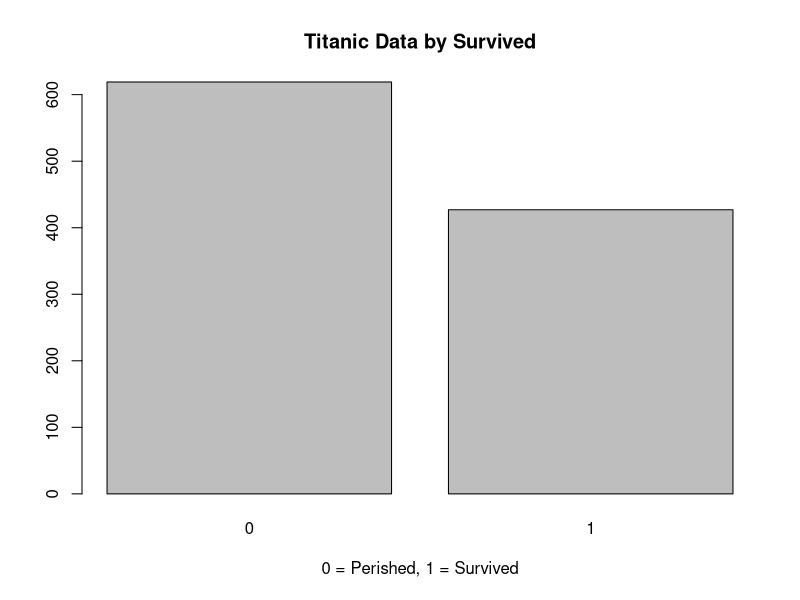
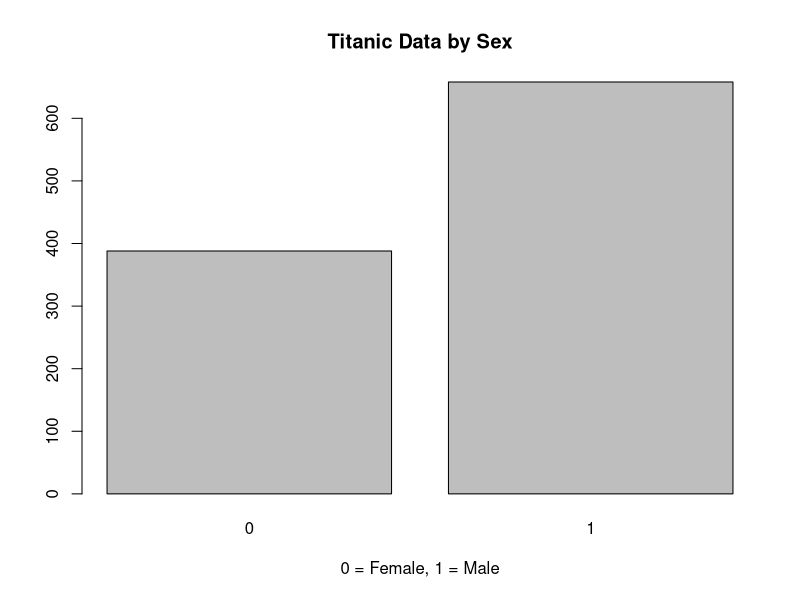
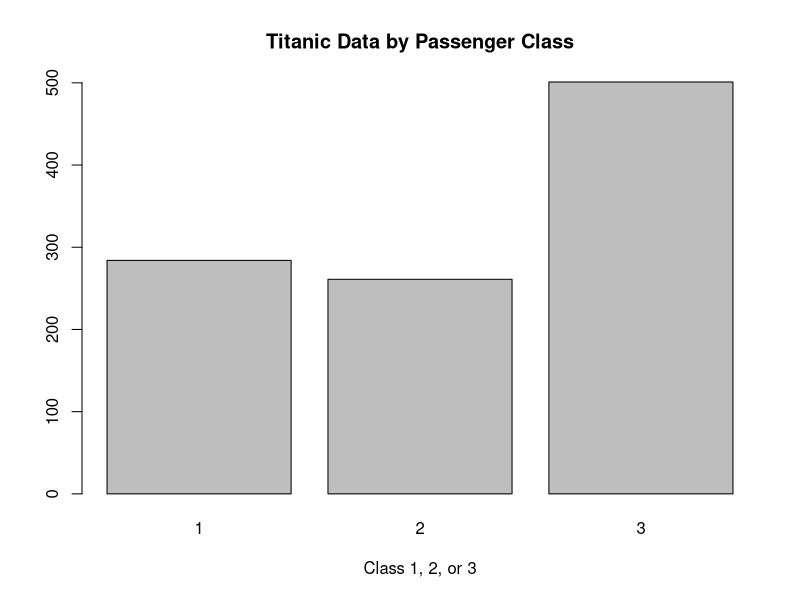
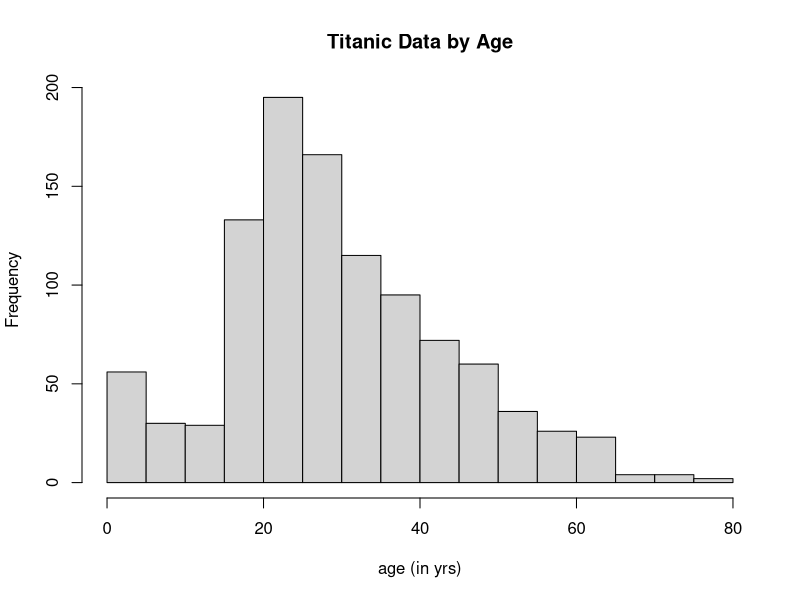
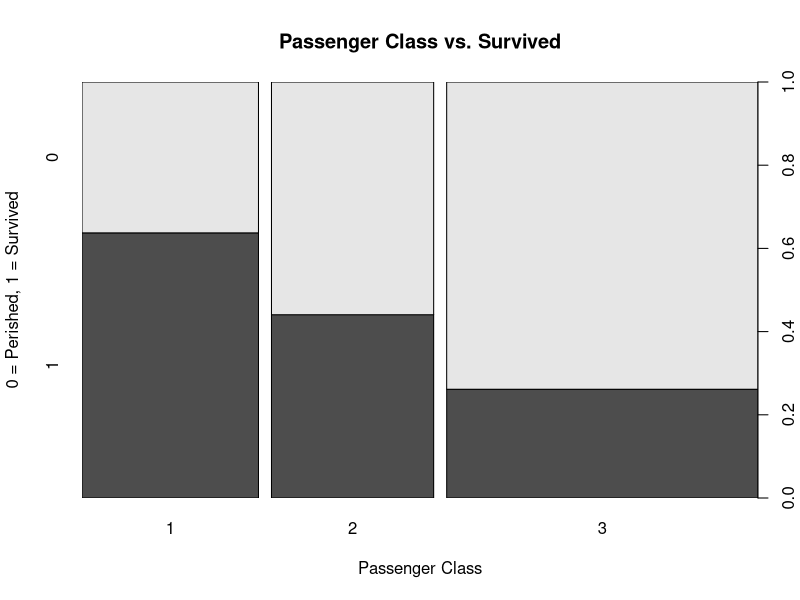
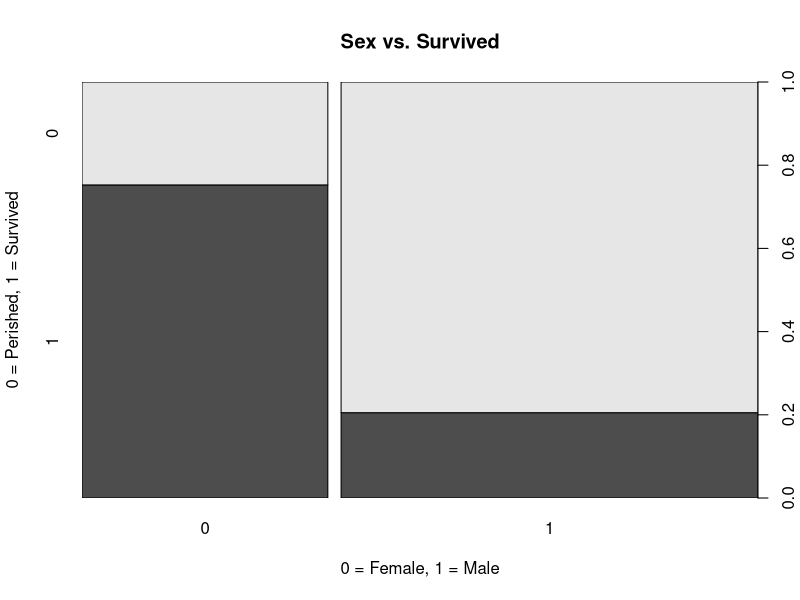
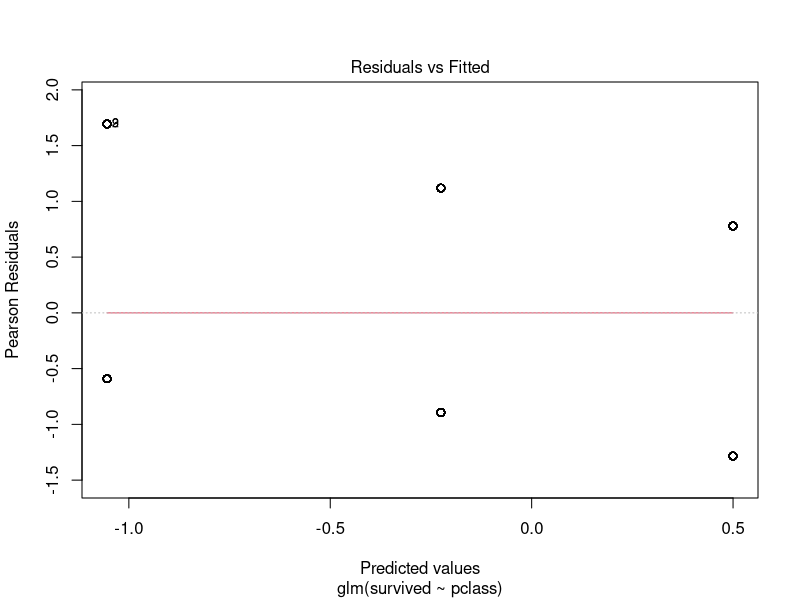
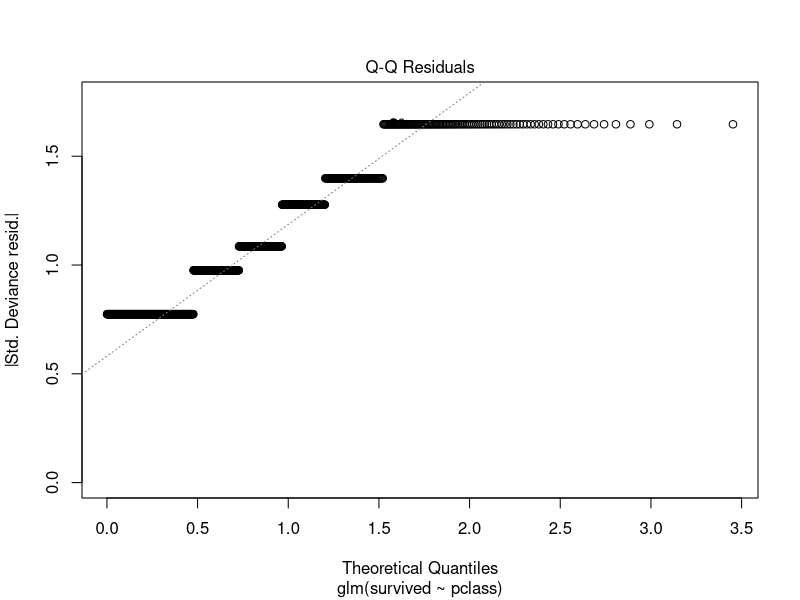

R code for these plots, in order:
## ---- chunk 1
# setwd("C:\\Users\\Val Wong\\Documents\\RStudio-Workspace\\Proj01")
Titanic <- read.csv("titanic_project.csv") # read csv file
Titanic$pclass <- factor(Titanic$pclass)            # Levels 1,2,3
Titanic$survived <- factor(Titanic$survived)        # Levels 0 1
Titanic$sex <- factor(Titanic$sex)                  # Levels 0 1
## ---- chunk 2
names(Titanic) # data exploration function
str(Titanic) # data exploration function
## ---- chunk 3
print(paste("Total Number of Rows in Titanic: ", NROW(Titanic))) # data exploration function
## ---- chunk 4
head(Titanic) # data exploration function
tail(Titanic) # data exploration function
## ---- chunk 5
summary(Titanic) # data exploration function
## ---- chunk 6
print(paste("Total Not Survived (survived = 0): ",sum(Titanic$survived==0))) # data exploration function
print(paste("Total Survived (survived = 1): ",sum(Titanic$survived==1))) # data exploration function
## ---- chunk 7
plot(factor(Titanic$survived),
     main= "Titanic Data by Survived",
     xlab= "0 = Perished, 1 = Survived")
## ---- chunk 8
plot(factor(Titanic$sex),
     main= "Titanic Data by Sex",
     xlab= "0 = Female, 1 = Male")
## ---- chunk 9
plot(factor(Titanic$pclass),
     main= "Titanic Data by Passenger Class",
     xlab= "Class 1, 2, or 3")
## ---- chunk 10
hist(Titanic$age,
     main= "Titanic Data by Age",
     xlab= "age (in yrs)")
## ---- chunk 11
plot(as.factor(Titanic$pclass), as.factor(Titanic$survived),
     main= "Passenger Class vs. Survived",
     xlab= "Passenger Class",
     ylab= "0 = Perished, 1 = Survived")

## ---- chunk 12
plot(as.factor(Titanic$sex), as.factor(Titanic$survived),
     main= "Sex vs. Survived",
     xlab= "0 = Female, 1 = Male",
     ylab= "0 = Perished, 1 = Survived")
## ---- chunk 13
i <- 1:900
train <- Titanic[i, ] # 900 in train
test <- Titanic[-i, ] # 146 in test
glm1 <- glm(survived ~ pclass, data=train, family="binomial")
plot(glm1)
## ---- chunk 14
plot(Titanic)
